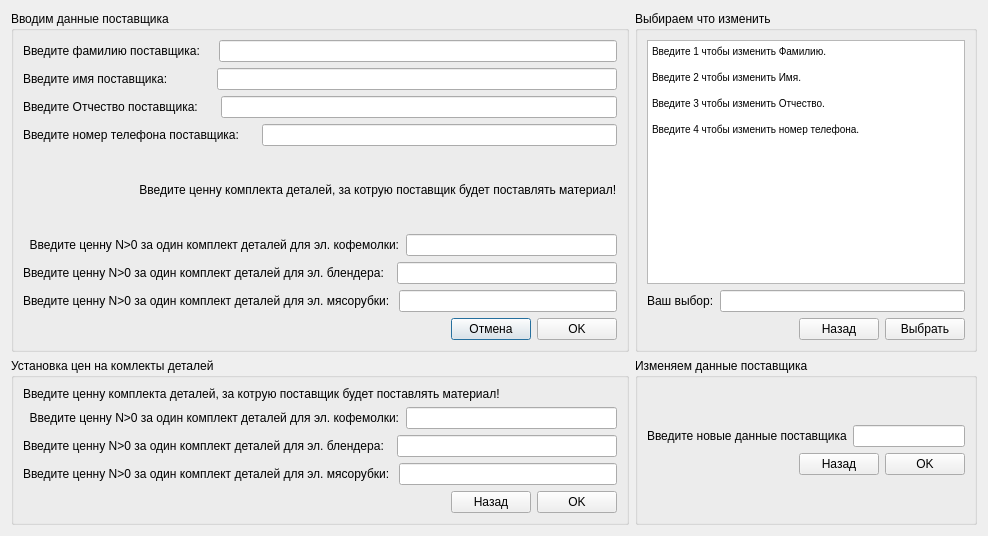
<?xml version="1.0" encoding="UTF-8"?>
<ui version="4.0">
 <class>Supplier</class>
 <widget class="QDialog" name="Supplier">
  <property name="geometry">
   <rect>
    <x>0</x>
    <y>0</y>
    <width>988</width>
    <height>536</height>
   </rect>
  </property>
  <property name="windowTitle">
   <string>Dialog</string>
  </property>
  <layout class="QGridLayout" name="gridLayout_6">
   <item row="0" column="0">
    <widget class="QGroupBox" name="setSupplier">
     <property name="title">
      <string>Вводим данные поставщика</string>
     </property>
     <layout class="QGridLayout" name="gridLayout_3">
      <item row="0" column="0">
       <layout class="QGridLayout" name="gridLayout">
        <item row="1" column="0">
         <layout class="QHBoxLayout" name="horizontalLayout_9">
          <item>
           <spacer name="horizontalSpacer">
            <property name="orientation">
             <enum>Qt::Horizontal</enum>
            </property>
            <property name="sizeHint" stdset="0">
             <size>
              <width>40</width>
              <height>20</height>
             </size>
            </property>
           </spacer>
          </item>
          <item>
           <widget class="QPushButton" name="Close_WriteSup_Btn">
            <property name="text">
             <string>Отмена</string>
            </property>
           </widget>
          </item>
          <item>
           <widget class="QPushButton" name="writeSup_Btn">
            <property name="text">
             <string>OK</string>
            </property>
           </widget>
          </item>
         </layout>
        </item>
        <item row="0" column="0">
         <layout class="QVBoxLayout" name="verticalLayout">
          <item>
           <layout class="QHBoxLayout" name="horizontalLayout">
            <item>
             <widget class="QLabel" name="label">
              <property name="text">
               <string>Введите фамилию поставщика:</string>
              </property>
             </widget>
            </item>
            <item>
             <widget class="QLabel" name="surname_label">
              <property name="text">
               <string/>
              </property>
             </widget>
            </item>
            <item>
             <widget class="QLineEdit" name="Surname"/>
            </item>
           </layout>
          </item>
          <item>
           <layout class="QHBoxLayout" name="horizontalLayout_2">
            <item>
             <widget class="QLabel" name="label_2">
              <property name="text">
               <string>Введите имя поставщика:         </string>
              </property>
             </widget>
            </item>
            <item>
             <widget class="QLabel" name="name_label">
              <property name="text">
               <string/>
              </property>
             </widget>
            </item>
            <item>
             <widget class="QLineEdit" name="Name"/>
            </item>
           </layout>
          </item>
          <item>
           <layout class="QHBoxLayout" name="horizontalLayout_3">
            <item>
             <widget class="QLabel" name="label_3">
              <property name="text">
               <string>Введите Отчество поставщика: </string>
              </property>
             </widget>
            </item>
            <item>
             <widget class="QLabel" name="patronymic_label">
              <property name="text">
               <string/>
              </property>
             </widget>
            </item>
            <item>
             <widget class="QLineEdit" name="Patronymic"/>
            </item>
           </layout>
          </item>
          <item>
           <layout class="QHBoxLayout" name="horizontalLayout_4">
            <item>
             <widget class="QLabel" name="label_4">
              <property name="text">
               <string>Введите номер телефона поставщика: </string>
              </property>
             </widget>
            </item>
            <item>
             <widget class="QLabel" name="phone_label">
              <property name="text">
               <string/>
              </property>
             </widget>
            </item>
            <item>
             <widget class="QLineEdit" name="numberPhone"/>
            </item>
           </layout>
          </item>
          <item>
           <layout class="QHBoxLayout" name="horizontalLayout_5">
            <item>
             <widget class="QLabel" name="label_5">
              <property name="text">
               <string>                                   Введите ценну комплекта деталей, за котрую поставщик будет поставлять материал!</string>
              </property>
             </widget>
            </item>
           </layout>
          </item>
          <item>
           <layout class="QHBoxLayout" name="horizontalLayout_6">
            <item>
             <widget class="QLabel" name="label_6">
              <property name="text">
               <string>  Введите ценну N&gt;0 за один комплект деталей для эл. кофемолки:</string>
              </property>
             </widget>
            </item>
            <item>
             <widget class="QLineEdit" name="ElCoffeeM"/>
            </item>
           </layout>
          </item>
          <item>
           <layout class="QHBoxLayout" name="horizontalLayout_7">
            <item>
             <widget class="QLabel" name="label_7">
              <property name="text">
               <string>Введите ценну N&gt;0 за один комплект деталей для эл. блендера:  </string>
              </property>
             </widget>
            </item>
            <item>
             <widget class="QLineEdit" name="El_Blender"/>
            </item>
           </layout>
          </item>
          <item>
           <layout class="QHBoxLayout" name="horizontalLayout_8">
            <item>
             <widget class="QLabel" name="label_8">
              <property name="text">
               <string>Введите ценну N&gt;0 за один комплект деталей для эл. мясорубки: </string>
              </property>
             </widget>
            </item>
            <item>
             <widget class="QLineEdit" name="ElMyasoR"/>
            </item>
           </layout>
          </item>
         </layout>
        </item>
       </layout>
      </item>
     </layout>
    </widget>
   </item>
   <item row="0" column="1">
    <widget class="QGroupBox" name="ChangeDataSup">
     <property name="title">
      <string>Выбираем что изменить</string>
     </property>
     <layout class="QGridLayout" name="gridLayout_2">
      <item row="0" column="0">
       <layout class="QVBoxLayout" name="verticalLayout_2">
        <item>
         <widget class="QTextBrowser" name="textBrowser_2">
          <property name="html">
           <string>&lt;!DOCTYPE HTML PUBLIC &quot;-//W3C//DTD HTML 4.0//EN&quot; &quot;http://www.w3.org/TR/REC-html40/strict.dtd&quot;&gt;
&lt;html&gt;&lt;head&gt;&lt;meta name=&quot;qrichtext&quot; content=&quot;1&quot; /&gt;&lt;style type=&quot;text/css&quot;&gt;
p, li { white-space: pre-wrap; }
&lt;/style&gt;&lt;/head&gt;&lt;body style=&quot; font-family:'MS Shell Dlg 2'; font-size:7.8pt; font-weight:400; font-style:normal;&quot;&gt;
&lt;p style=&quot; margin-top:0px; margin-bottom:0px; margin-left:0px; margin-right:0px; -qt-block-indent:0; text-indent:0px;&quot;&gt;&lt;span style=&quot; font-family:'MS Shell Dlg 2';&quot;&gt;Введите 1 чтобы изменить Фамилию.&lt;/span&gt;&lt;/p&gt;
&lt;p style=&quot;-qt-paragraph-type:empty; margin-top:0px; margin-bottom:0px; margin-left:0px; margin-right:0px; -qt-block-indent:0; text-indent:0px; font-family:'MS Shell Dlg 2';&quot;&gt;&lt;br /&gt;&lt;/p&gt;
&lt;p style=&quot; margin-top:0px; margin-bottom:0px; margin-left:0px; margin-right:0px; -qt-block-indent:0; text-indent:0px;&quot;&gt;&lt;span style=&quot; font-family:'MS Shell Dlg 2';&quot;&gt;Введите 2 чтобы изменить Имя.&lt;/span&gt;&lt;/p&gt;
&lt;p style=&quot;-qt-paragraph-type:empty; margin-top:0px; margin-bottom:0px; margin-left:0px; margin-right:0px; -qt-block-indent:0; text-indent:0px; font-family:'MS Shell Dlg 2';&quot;&gt;&lt;br /&gt;&lt;/p&gt;
&lt;p style=&quot; margin-top:0px; margin-bottom:0px; margin-left:0px; margin-right:0px; -qt-block-indent:0; text-indent:0px;&quot;&gt;&lt;span style=&quot; font-family:'MS Shell Dlg 2';&quot;&gt;Введите 3 чтобы изменить Отчество.&lt;/span&gt;&lt;/p&gt;
&lt;p style=&quot;-qt-paragraph-type:empty; margin-top:0px; margin-bottom:0px; margin-left:0px; margin-right:0px; -qt-block-indent:0; text-indent:0px; font-family:'MS Shell Dlg 2';&quot;&gt;&lt;br /&gt;&lt;/p&gt;
&lt;p style=&quot; margin-top:0px; margin-bottom:0px; margin-left:0px; margin-right:0px; -qt-block-indent:0; text-indent:0px;&quot;&gt;&lt;span style=&quot; font-family:'MS Shell Dlg 2';&quot;&gt;Введите 4 чтобы изменить номер телефона.&lt;/span&gt;&lt;/p&gt;&lt;/body&gt;&lt;/html&gt;</string>
          </property>
         </widget>
        </item>
        <item>
         <layout class="QHBoxLayout" name="horizontalLayout_10">
          <item>
           <widget class="QLabel" name="SuppChange_label">
            <property name="text">
             <string>Ваш выбор:</string>
            </property>
           </widget>
          </item>
          <item>
           <widget class="QLineEdit" name="dataSuppChange"/>
          </item>
         </layout>
        </item>
        <item>
         <layout class="QHBoxLayout" name="horizontalLayout_11">
          <item>
           <spacer name="horizontalSpacer_2">
            <property name="orientation">
             <enum>Qt::Horizontal</enum>
            </property>
            <property name="sizeHint" stdset="0">
             <size>
              <width>40</width>
              <height>20</height>
             </size>
            </property>
           </spacer>
          </item>
          <item>
           <widget class="QPushButton" name="back_Option_Btn">
            <property name="text">
             <string>Назад</string>
            </property>
           </widget>
          </item>
          <item>
           <widget class="QPushButton" name="Supp_PhSNP_btn">
            <property name="text">
             <string>Выбрать</string>
            </property>
           </widget>
          </item>
         </layout>
        </item>
       </layout>
      </item>
     </layout>
    </widget>
   </item>
   <item row="1" column="0">
    <widget class="QGroupBox" name="InstallCostKit_Box">
     <property name="title">
      <string>Установка цен на комлекты деталей</string>
     </property>
     <layout class="QGridLayout" name="gridLayout_5">
      <item row="0" column="0">
       <layout class="QVBoxLayout" name="verticalLayout_4">
        <item>
         <widget class="QLabel" name="label_22">
          <property name="text">
           <string>Введите ценну комплекта деталей, за котрую поставщик будет поставлять материал!</string>
          </property>
         </widget>
        </item>
        <item>
         <layout class="QHBoxLayout" name="horizontalLayout_24">
          <item>
           <widget class="QLabel" name="kofCost_label">
            <property name="text">
             <string>  Введите ценну N&gt;0 за один комплект деталей для эл. кофемолки:</string>
            </property>
           </widget>
          </item>
          <item>
           <widget class="QLineEdit" name="kof_line"/>
          </item>
         </layout>
        </item>
        <item>
         <layout class="QHBoxLayout" name="horizontalLayout_25">
          <item>
           <widget class="QLabel" name="BlCost_label">
            <property name="text">
             <string>Введите ценну N&gt;0 за один комплект деталей для эл. блендера:  </string>
            </property>
           </widget>
          </item>
          <item>
           <widget class="QLineEdit" name="Bl_line"/>
          </item>
         </layout>
        </item>
        <item>
         <layout class="QHBoxLayout" name="horizontalLayout_26">
          <item>
           <widget class="QLabel" name="myasRCost_label">
            <property name="text">
             <string>Введите ценну N&gt;0 за один комплект деталей для эл. мясорубки: </string>
            </property>
           </widget>
          </item>
          <item>
           <widget class="QLineEdit" name="MyasR_line"/>
          </item>
         </layout>
        </item>
       </layout>
      </item>
      <item row="1" column="0">
       <layout class="QHBoxLayout" name="horizontalLayout_27">
        <item>
         <spacer name="horizontalSpacer_4">
          <property name="orientation">
           <enum>Qt::Horizontal</enum>
          </property>
          <property name="sizeHint" stdset="0">
           <size>
            <width>40</width>
            <height>20</height>
           </size>
          </property>
         </spacer>
        </item>
        <item>
         <widget class="QPushButton" name="back_costKit_Btn">
          <property name="text">
           <string>Назад</string>
          </property>
         </widget>
        </item>
        <item>
         <widget class="QPushButton" name="costKit_Btn">
          <property name="text">
           <string>OK</string>
          </property>
         </widget>
        </item>
       </layout>
      </item>
     </layout>
    </widget>
   </item>
   <item row="1" column="1">
    <widget class="QGroupBox" name="NewDataSup">
     <property name="title">
      <string>Изменяем данные поставщика</string>
     </property>
     <layout class="QGridLayout" name="gridLayout_4">
      <item row="1" column="0">
       <layout class="QVBoxLayout" name="verticalLayout_3">
        <item>
         <layout class="QHBoxLayout" name="horizontalLayout_12">
          <item>
           <widget class="QLabel" name="newDataSup_label">
            <property name="text">
             <string>Введите новые данные поставщика</string>
            </property>
           </widget>
          </item>
          <item>
           <widget class="QLineEdit" name="newDataSup"/>
          </item>
         </layout>
        </item>
        <item>
         <layout class="QHBoxLayout" name="horizontalLayout_13">
          <item>
           <spacer name="horizontalSpacer_3">
            <property name="orientation">
             <enum>Qt::Horizontal</enum>
            </property>
            <property name="sizeHint" stdset="0">
             <size>
              <width>40</width>
              <height>20</height>
             </size>
            </property>
           </spacer>
          </item>
          <item>
           <widget class="QPushButton" name="back_ChangeDataSup_Btn">
            <property name="text">
             <string>Назад</string>
            </property>
           </widget>
          </item>
          <item>
           <widget class="QPushButton" name="new_DataSup_btn">
            <property name="text">
             <string>OK</string>
            </property>
           </widget>
          </item>
         </layout>
        </item>
       </layout>
      </item>
     </layout>
    </widget>
   </item>
  </layout>
 </widget>
 <resources/>
 <connections/>
</ui>
